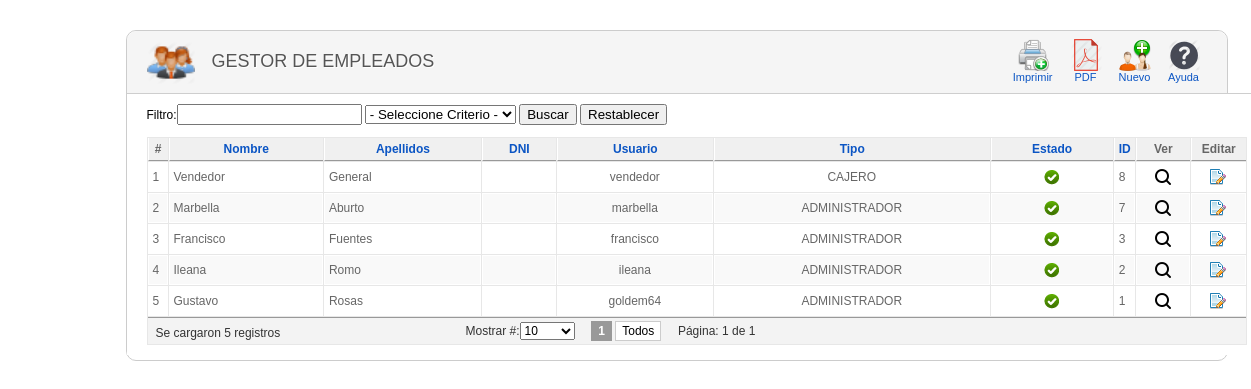
Page /empleado/index.php (signed in) on the committed database.
### tables this page shows
CREATE TABLE `empleado` (
  `IdEmpleado` int(11) NOT NULL,
  `Nombre` varchar(50) NOT NULL,
  `Apellido` varchar(80) NOT NULL,
  `Sexo` varchar(1) NOT NULL,
  `FechaNac` date NOT NULL,
  `Direccion` varchar(100) DEFAULT NULL,
  `Telefono` varchar(10) DEFAULT NULL,
  `Celular` varchar(15) DEFAULT NULL,
  `Email` varchar(80) DEFAULT NULL,
  `Dni` varchar(8) DEFAULT NULL,
  `FechaIng` date NOT NULL,
  `Sueldo` decimal(8,2) DEFAULT NULL,
  `Estado` varchar(30) NOT NULL,
  `Usuario` varchar(20) DEFAULT NULL,
  `Contrasena` text,
  `IdTipoUsuario` int(11) NOT NULL
);

CREATE TABLE `tipousuario` (
  `IdTipoUsuario` int(11) NOT NULL,
  `Descripcion` varchar(20) NOT NULL
);

### clases/clsEmpleado.php (called while the page is built, shortened)
<?php
include_once("clsConexion.php");
class clsEmpleado{
 function consultarTotalEmpleados(){
   $con = new clsConexion;
   if($con->conectarse()==true){
     $query = "CALL SP_S_EmpleadoCantidadTotal()";
	 $result = @mysql_query($query);
	 if (!$result)
	   return false;
	 else
	   return $result;
   }
 }
 function consultarEmpleadoPorParametro($criterio,$busqueda,$limite){
   $con = new clsConexion;
   if($con->conectarse()==true){
     $query = "CALL SP_S_EmpleadoPorParametro('$criterio','$busqueda','$limite')";
	 $result = @mysql_query($query);
	 if (!$result)
	   return false;
	 else
	   return $result;
   }
 }
}
?>

### clases/clsConexion.php (called while the page is built, shortened)
<?php
class clsConexion{
	 function conectarse() {
		   return true;
	 }
}
?>

### empleado/index.php (the view, shortened to what this page needs)
<html>
<head>
<link href="../css/general.css" rel="stylesheet" type="text/css">
<link href="../css/Imagenes.css" rel="stylesheet" type="text/css">
<link href="../css/paginator.css" rel="stylesheet" type="text/css">
</head>
<body>
<?php
    if(isset($_SESSION["usuario"])){
?>
<div class="wrapper">
<div class="block">
    <div class="block_head">
    	<div class="imagen_head"><img src="../img/Iconfinder/empleado.png" width="48" height="43"></div>
    	<div class="titulo_head">Gestor de Empleados</div>
        <div class="toolbar" id="toolbar">
            <table class="toolbar">
            	<tbody>
                	<tr>
 					<td>
                <button type="submit" class="button" onClick="enviarPrinter();">
                   <span class="Imprimir" title="Imprimir">
                        </span>
                        Imprimir
          			</button>
                    </td>
                    <td>
<button type="submit" class="button" onClick="enviarPDF();">
                   <span style="background-image:url(../img/Iconfinder/PDF2.png);" title="Convertir a PDF">
                        </span>
                        PDF
          			</button>
                    </td>
                    <td>
                        <a href="registrar_empleado.php" class="toolbar">
                        <span style="background-image:url(../img/Iconfinder/user-group-new.png);" title="Nuevo">
                        </span>
                        Nuevo
                        </a>
                    </td>
                    <td>
                        <a href="#" class="toolbar">
                        <span class="Ayuda" title="Ayuda">
                        </span>
                        Ayuda
                        </a>
                    </td>
                    </tr>
            	</tbody>
            </table>
        </div>
    </div>
    <div class="block_content">
<?php
include_once("../clases/clsEmpleado.php");
include_once("../lib/paginator/paginator.class.php");
$objempleado=new clsempleado;
$result_tot=$objempleado->consultarTotalempleados();
$num_rows = mysql_fetch_row($result_tot);
$pages = new Paginator;
$pages->items_total = $num_rows[0];
$pages->mid_range = 9;
$pages->paginate();
$result=$objempleado->consultarempleadoPorParametro($criterio,$busqueda,$pages->limit);
?>
<form name="datos" action="index.php" method="post">
Filtro:<input type="text" name="txtDato">
<select name="cboCriterio" >
  <option>- Seleccione Criterio -</option>
</select>
<input name="buscar_dato" type="submit" value="Buscar">
<input name="restablecer" type="submit" value="Restablecer">
</form>
<table class="adminlist" cellspacing="1">
<thead>
<tr>
	<th>#</th>
	<th><a href="#">Nombre</a></th>
    <th><a href="#">Apellidos</a></th>
    <th><a href="#">DNI</a></th>
    <th><a href="#">Usuario</a></th>
    <th><a href="#">Tipo</a></th>
    <th><a href="#">Estado</a></th>
	<th><a href="#">ID</a></th>
    <th>Ver</th>
	<th>Editar</th>
</tr>
</thead>
<tbody class="adminlist">
<?php
$i=0;
while($row=mysql_fetch_array($result)){
	$i=$i+1;
	if ($c==1){
	echo "<tr class='row1'>";
		$c=2;
	}else{
	    	echo "<tr class='row0'>";
		$c=1;
	}
	echo "<td width='10'>".$i."</td>";
	echo "<td>".$row['Nombre']."</td>";
	echo "<td>".$row['Apellido']."</td>";
	echo "<td align='center'>".$row['Dni']."</td>";
	echo "<td align='center'>".$row['Usuario']."</td>";
	echo "<td align='center'>".$row['TipoUsuario']."</td>";
	$estado=$row['Estado'];
	if($estado=="ACTIVO"){
	echo "<td align='center'><img src='../img/header/activo.png' title='Activo'></td>";
	}else{
	echo "<td align='center'><img src='../img/header/inactivo.png' title='Inactivo'></td>";
	}
	echo "<td width='1%'>".$row['IdEmpleado']."</td>";
	echo "<td width='5%' align='center'><a href=detalle_empleado.php?idempleado=".$row["IdEmpleado"]." title='Ver Detalle'><img src='../img/Iconfinder/search-16.png'></td>";
    echo "<td width='5%' align='center'><a href=editar_empleado.php?idempleado=".$row["IdEmpleado"]." title='Editar'><img src='../img/Iconfinder/page_edit.png'></td>";
	echo "</tr>";
}
?>
</tbody>
		<tfoot>
			<tr>
				<td colspan="13">
                                 <div align="left" style="float:left; width:310px; padding:4px 0px 0px 4px;"><?php echo "Se cargaron ".$i." registros" ?></div>
                <div align="left">                <?php
echo $pages->display_items_per_page()."&nbsp;&nbsp;&nbsp;&nbsp;".$pages->display_pages()."&nbsp;&nbsp;&nbsp;&nbsp;Página: ".$pages->current_page." de ".$pages->num_pages;
?></div>
              </td>
			</tr>
		</tfoot>
</table>
    </div>
</div>
</div>
   <?php
    } else {
        header("Location:../index.php");
    }
?>
</body>
</html>

### css/general.css (style rules this page uses)
body { margin: 10px; padding: 0; background-image: url(../img/fondo.png); background-repeat: repeat; padding-bottom: 1px; font-size: 11px; }
body, td, th { font-family: Arial, Helvetica, sans-serif; font-size:12px; }
a:link { color: #0B55C4; text-decoration: none; }
table.adminlist { width: 100%; border-spacing: 1px; background-color: #e7e7e7; color: #666; font-size:12px; }
table.adminlist td, table.adminlist th { padding: 4px; }
table.adminlist thead th { text-align: center; background: #f0f0f0; color: #666; border-bottom: 1px solid #999; border-left: 1px solid #fff; }
table.adminlist tbody tr { background-color: #fff; text-align: left; }
table.adminlist tbody tr.row1 { background: #f9f9f9; border-top: 1px solid #fff; }
table.adminlist tbody tr td { height: 30px; background: #fff; border: 1px solid #fff; }
table.adminlist tbody tr.row1 td { background: #f9f9f9; border-top: 1px solid #FFF; }
table.adminlist tfoot tr { text-align: center; color: #333; }
table.adminlist tfoot td, table.adminlist tfoot th { background-color: #f3f3f3; border-top: 1px solid #999; text-align: center; }
.block { width:1100px; padding-bottom: 5px; margin-bottom: 25px; clear: both; border-radius: 10px; background-color:#fff; border: solid 1px #CCCCCC; }
.wrapper { width:1000px; margin:0 auto; padding-top: 20px; }
.block .block_content { overflow: hidden; background: #fff; width:1100px; border-top: 1px solid #CECECE; padding: 10px 20px 10px; }
.block .block_head { height:62px; background-color:#F5F5F5; -moz-border-radius: 10px 10px 0px 0px; -o-border-radius: 10px 10px 0px 0px; -webkit-border-radius: 10px 10px 0px 0px; -ms-border-radius: 10px 10px 0px 0px; overflow:visible; }
.block .titulo_head { height:25px; width:auto; float:left; font-family: "Titillium999", "Trebuchet MS", Arial, sans-serif; font-size: 18px; font-weight: normal; text-transform: uppercase; color: #555; text-shadow: 1px 1px 0 #fff; margin-left: 15px; padding-top:20px; }
.block .imagen_head { height:25px; width:50; float:left; margin-left: 20px; padding-top:10px; }
div.toolbar { float: right; text-align: right; padding: 0; margin-right: 20px; margin-top:5px; }
table.toolbar { border-collapse: collapse; padding: 0; margin: 0; }
table.toolbar td { padding: 1px 1px 1px 4px; text-align: center; color: #666; height: 48px; }
table.toolbar span { float: none; width: 32px; height: 32px; margin: 0 auto; display: block; }
table.toolbar a { display: block; float: left; background:#F5F5F5; white-space: nowrap; border: 1px solid #F5F5F5; padding: 1px 5px; cursor: pointer; font-size:11px; }
.button { display: block; float: left; white-space: nowrap; border: 1px solid #F5F5F5; padding: 1px 5px; cursor: pointer; font-family: Arial, Helvetica, sans-serif; font-size:11px; color: #0B55C4; text-align:center center; background:#F5F5F5; }

### css/Imagenes.css (style rules this page uses)
.Ayuda { background-image:url(../img/Iconfinder/help.png); }
.Imprimir { background-image:url(../img/Iconfinder/print-add2.png); }

### rows in the picture
empleado: Nombre "Vendedor", Apellido "General", Usuario "vendedor", IdTipoUsuario.Descripcion "CAJERO", IdEmpleado "8"
empleado: Nombre "Marbella", Apellido "Aburto", Usuario "marbella", IdTipoUsuario.Descripcion "ADMINISTRADOR", IdEmpleado "7"
empleado: Nombre "Francisco", Apellido "Fuentes", Usuario "francisco", IdTipoUsuario.Descripcion "ADMINISTRADOR", IdEmpleado "3"
empleado: Nombre "Ileana", Apellido "Romo", Usuario "ileana", IdTipoUsuario.Descripcion "ADMINISTRADOR", IdEmpleado "2"
empleado: Nombre "Gustavo", Apellido "Rosas", Usuario "goldem64", IdTipoUsuario.Descripcion "ADMINISTRADOR", IdEmpleado "1"

### other values in the picture
$i "5"
$pages->current_page "1"
$pages->num_pages "1"
form field value "10"
